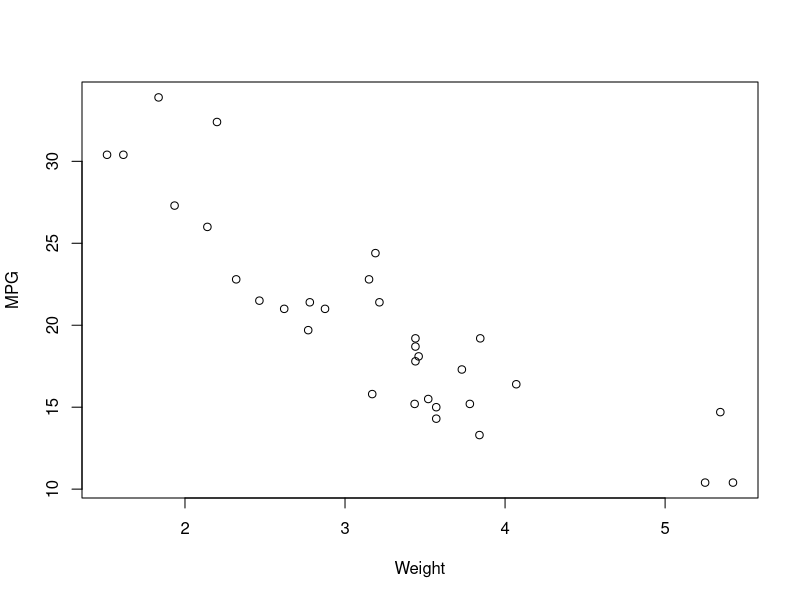
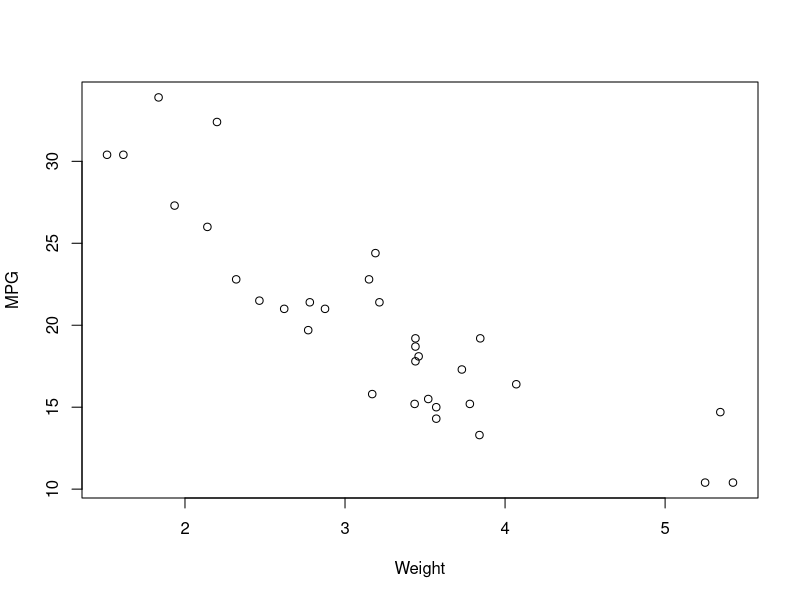

Write the R code that produced these figures, in order.
## ---- chunk 1
knitr::opts_chunk$set(echo = FALSE)
## ---- chunk 2
head(mtcars)
## ---- chunk 3
head(mtcars)
## ---- chunk 4
head(mtcars)
## ---- chunk 5
plot(mtcars$wt, mtcars$mpg, xlab = "Weight", ylab = "MPG")

## ---- chunk 6
plot(mtcars$wt, mtcars$mpg, xlab = "Weight", ylab = "MPG")

